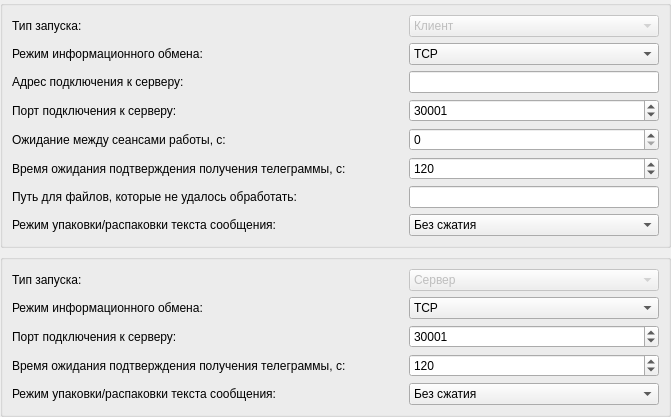
<?xml version="1.0" encoding="UTF-8"?>
<ui version="4.0">
 <class>UnimasStreamOptions</class>
 <widget class="QWidget" name="UnimasStreamOptions">
  <property name="geometry">
   <rect>
    <x>0</x>
    <y>0</y>
    <width>671</width>
    <height>374</height>
   </rect>
  </property>
  <property name="windowTitle">
   <string>Настройки unimas канала</string>
  </property>
  <layout class="QGridLayout" name="gridLayout_6">
   <property name="margin">
    <number>0</number>
   </property>
   <item row="0" column="0">
    <layout class="QGridLayout" name="gridLayout_5">
     <item row="0" column="0">
      <widget class="QGroupBox" name="groupBoxReceiver">
       <property name="title">
        <string/>
       </property>
       <layout class="QGridLayout" name="gridLayout_4">
        <item row="0" column="0">
         <layout class="QGridLayout" name="gridLayout">
          <item row="1" column="0">
           <widget class="QLabel" name="textLabel1_3">
            <property name="enabled">
             <bool>true</bool>
            </property>
            <property name="text">
             <string>Режим информационного обмена:</string>
            </property>
            <property name="wordWrap">
             <bool>false</bool>
            </property>
           </widget>
          </item>
          <item row="7" column="0">
           <widget class="QLabel" name="textLabel1_9">
            <property name="enabled">
             <bool>true</bool>
            </property>
            <property name="text">
             <string>Путь для файлов, которые не удалось обработать:</string>
            </property>
            <property name="wordWrap">
             <bool>false</bool>
            </property>
           </widget>
          </item>
          <item row="7" column="1">
           <widget class="QLineEdit" name="unprocPathEditRec">
            <property name="enabled">
             <bool>true</bool>
            </property>
            <property name="sizePolicy">
             <sizepolicy hsizetype="Fixed" vsizetype="Fixed">
              <horstretch>0</horstretch>
              <verstretch>0</verstretch>
             </sizepolicy>
            </property>
            <property name="minimumSize">
             <size>
              <width>250</width>
              <height>0</height>
             </size>
            </property>
            <property name="maximumSize">
             <size>
              <width>250</width>
              <height>16777215</height>
             </size>
            </property>
           </widget>
          </item>
          <item row="2" column="1">
           <widget class="QLineEdit" name="hostEditRec">
            <property name="enabled">
             <bool>true</bool>
            </property>
            <property name="sizePolicy">
             <sizepolicy hsizetype="Fixed" vsizetype="Fixed">
              <horstretch>0</horstretch>
              <verstretch>0</verstretch>
             </sizepolicy>
            </property>
            <property name="minimumSize">
             <size>
              <width>250</width>
              <height>0</height>
             </size>
            </property>
            <property name="maximumSize">
             <size>
              <width>250</width>
              <height>16777215</height>
             </size>
            </property>
            <property name="text">
             <string/>
            </property>
           </widget>
          </item>
          <item row="5" column="0">
           <widget class="QLabel" name="textLabel1_10">
            <property name="enabled">
             <bool>true</bool>
            </property>
            <property name="text">
             <string>Ожидание между сеансами работы, с:</string>
            </property>
            <property name="wordWrap">
             <bool>false</bool>
            </property>
           </widget>
          </item>
          <item row="8" column="1">
           <widget class="QComboBox" name="compressComboRec">
            <property name="sizePolicy">
             <sizepolicy hsizetype="Fixed" vsizetype="Fixed">
              <horstretch>0</horstretch>
              <verstretch>0</verstretch>
             </sizepolicy>
            </property>
            <property name="minimumSize">
             <size>
              <width>250</width>
              <height>0</height>
             </size>
            </property>
            <property name="maximumSize">
             <size>
              <width>250</width>
              <height>16777215</height>
             </size>
            </property>
            <property name="currentIndex">
             <number>0</number>
            </property>
            <item>
             <property name="text">
              <string>Без сжатия</string>
             </property>
            </item>
            <item>
             <property name="text">
              <string>Оптимальный</string>
             </property>
            </item>
            <item>
             <property name="text">
              <string>Всегда сжимать</string>
             </property>
            </item>
           </widget>
          </item>
          <item row="8" column="0">
           <widget class="QLabel" name="textLabel1_7">
            <property name="enabled">
             <bool>true</bool>
            </property>
            <property name="text">
             <string>Режим упаковки/распаковки текста сообщения:</string>
            </property>
            <property name="wordWrap">
             <bool>false</bool>
            </property>
           </widget>
          </item>
          <item row="2" column="0">
           <widget class="QLabel" name="textLabel1_4">
            <property name="enabled">
             <bool>true</bool>
            </property>
            <property name="text">
             <string>Адрес подключения к серверу:</string>
            </property>
            <property name="wordWrap">
             <bool>false</bool>
            </property>
           </widget>
          </item>
          <item row="1" column="1">
           <widget class="QComboBox" name="modeComboRec">
            <property name="sizePolicy">
             <sizepolicy hsizetype="Fixed" vsizetype="Fixed">
              <horstretch>0</horstretch>
              <verstretch>0</verstretch>
             </sizepolicy>
            </property>
            <property name="minimumSize">
             <size>
              <width>250</width>
              <height>0</height>
             </size>
            </property>
            <property name="maximumSize">
             <size>
              <width>250</width>
              <height>16777215</height>
             </size>
            </property>
            <item>
             <property name="text">
              <string>TCP</string>
             </property>
            </item>
            <item>
             <property name="text">
              <string>UTCP</string>
             </property>
            </item>
           </widget>
          </item>
          <item row="6" column="0">
           <widget class="QLabel" name="textLabel1_8">
            <property name="enabled">
             <bool>true</bool>
            </property>
            <property name="text">
             <string>Время ожидания подтверждения получения телеграммы, с:</string>
            </property>
            <property name="wordWrap">
             <bool>false</bool>
            </property>
           </widget>
          </item>
          <item row="0" column="1">
           <widget class="QComboBox" name="typeComboRec">
            <property name="enabled">
             <bool>false</bool>
            </property>
            <property name="sizePolicy">
             <sizepolicy hsizetype="Fixed" vsizetype="Fixed">
              <horstretch>0</horstretch>
              <verstretch>0</verstretch>
             </sizepolicy>
            </property>
            <property name="minimumSize">
             <size>
              <width>250</width>
              <height>0</height>
             </size>
            </property>
            <property name="maximumSize">
             <size>
              <width>250</width>
              <height>16777215</height>
             </size>
            </property>
            <item>
             <property name="text">
              <string>Клиент</string>
             </property>
            </item>
            <item>
             <property name="text">
              <string>Сервер</string>
             </property>
            </item>
           </widget>
          </item>
          <item row="3" column="0">
           <widget class="QLabel" name="textLabel1_5">
            <property name="enabled">
             <bool>true</bool>
            </property>
            <property name="text">
             <string>Порт подключения к серверу:</string>
            </property>
            <property name="wordWrap">
             <bool>false</bool>
            </property>
           </widget>
          </item>
          <item row="0" column="0">
           <widget class="QLabel" name="textLabel1">
            <property name="enabled">
             <bool>true</bool>
            </property>
            <property name="text">
             <string>Тип запуска:</string>
            </property>
            <property name="wordWrap">
             <bool>false</bool>
            </property>
           </widget>
          </item>
          <item row="3" column="1">
           <widget class="QSpinBox" name="portSpinboxRec">
            <property name="sizePolicy">
             <sizepolicy hsizetype="Fixed" vsizetype="Fixed">
              <horstretch>0</horstretch>
              <verstretch>0</verstretch>
             </sizepolicy>
            </property>
            <property name="minimumSize">
             <size>
              <width>250</width>
              <height>0</height>
             </size>
            </property>
            <property name="maximumSize">
             <size>
              <width>250</width>
              <height>16777215</height>
             </size>
            </property>
            <property name="maximum">
             <number>65536</number>
            </property>
            <property name="value">
             <number>30001</number>
            </property>
           </widget>
          </item>
          <item row="6" column="1">
           <widget class="QSpinBox" name="askTimeoutSpinboxRec">
            <property name="sizePolicy">
             <sizepolicy hsizetype="Fixed" vsizetype="Fixed">
              <horstretch>0</horstretch>
              <verstretch>0</verstretch>
             </sizepolicy>
            </property>
            <property name="minimumSize">
             <size>
              <width>250</width>
              <height>0</height>
             </size>
            </property>
            <property name="maximumSize">
             <size>
              <width>250</width>
              <height>16777215</height>
             </size>
            </property>
            <property name="maximum">
             <number>32767</number>
            </property>
            <property name="value">
             <number>120</number>
            </property>
           </widget>
          </item>
          <item row="5" column="1">
           <widget class="QSpinBox" name="sessionTimeoutSpinboxRec">
            <property name="sizePolicy">
             <sizepolicy hsizetype="Fixed" vsizetype="Fixed">
              <horstretch>0</horstretch>
              <verstretch>0</verstretch>
             </sizepolicy>
            </property>
            <property name="minimumSize">
             <size>
              <width>250</width>
              <height>0</height>
             </size>
            </property>
            <property name="maximumSize">
             <size>
              <width>250</width>
              <height>16777215</height>
             </size>
            </property>
            <property name="maximum">
             <number>32767</number>
            </property>
           </widget>
          </item>
         </layout>
        </item>
       </layout>
      </widget>
     </item>
     <item row="1" column="0">
      <widget class="QGroupBox" name="groupBoxSender">
       <property name="title">
        <string/>
       </property>
       <layout class="QGridLayout" name="gridLayout_3">
        <item row="0" column="0">
         <layout class="QGridLayout" name="gridLayout_2">
          <item row="3" column="0">
           <widget class="QLabel" name="textLabel1_22">
            <property name="enabled">
             <bool>true</bool>
            </property>
            <property name="text">
             <string>Время ожидания подтверждения получения телеграммы, с:</string>
            </property>
            <property name="wordWrap">
             <bool>false</bool>
            </property>
           </widget>
          </item>
          <item row="0" column="1">
           <widget class="QComboBox" name="typeComboSend">
            <property name="enabled">
             <bool>false</bool>
            </property>
            <property name="sizePolicy">
             <sizepolicy hsizetype="Fixed" vsizetype="Fixed">
              <horstretch>0</horstretch>
              <verstretch>0</verstretch>
             </sizepolicy>
            </property>
            <property name="minimumSize">
             <size>
              <width>250</width>
              <height>0</height>
             </size>
            </property>
            <property name="maximumSize">
             <size>
              <width>250</width>
              <height>16777215</height>
             </size>
            </property>
            <property name="currentIndex">
             <number>1</number>
            </property>
            <item>
             <property name="text">
              <string>Клиент</string>
             </property>
            </item>
            <item>
             <property name="text">
              <string>Сервер</string>
             </property>
            </item>
           </widget>
          </item>
          <item row="1" column="1">
           <widget class="QComboBox" name="modeComboSend">
            <property name="sizePolicy">
             <sizepolicy hsizetype="Fixed" vsizetype="Fixed">
              <horstretch>0</horstretch>
              <verstretch>0</verstretch>
             </sizepolicy>
            </property>
            <property name="minimumSize">
             <size>
              <width>250</width>
              <height>0</height>
             </size>
            </property>
            <property name="maximumSize">
             <size>
              <width>250</width>
              <height>16777215</height>
             </size>
            </property>
            <item>
             <property name="text">
              <string>TCP</string>
             </property>
            </item>
            <item>
             <property name="text">
              <string>UTCP</string>
             </property>
            </item>
           </widget>
          </item>
          <item row="1" column="0">
           <widget class="QLabel" name="textLabel1_18">
            <property name="enabled">
             <bool>true</bool>
            </property>
            <property name="text">
             <string>Режим информационного обмена:</string>
            </property>
            <property name="wordWrap">
             <bool>false</bool>
            </property>
           </widget>
          </item>
          <item row="0" column="0">
           <widget class="QLabel" name="textLabel1_17">
            <property name="enabled">
             <bool>true</bool>
            </property>
            <property name="text">
             <string>Тип запуска:</string>
            </property>
            <property name="wordWrap">
             <bool>false</bool>
            </property>
           </widget>
          </item>
          <item row="5" column="0">
           <widget class="QLabel" name="textLabel1_24">
            <property name="enabled">
             <bool>true</bool>
            </property>
            <property name="text">
             <string>Режим упаковки/распаковки текста сообщения:</string>
            </property>
            <property name="wordWrap">
             <bool>false</bool>
            </property>
           </widget>
          </item>
          <item row="2" column="0">
           <widget class="QLabel" name="textLabel1_20">
            <property name="enabled">
             <bool>true</bool>
            </property>
            <property name="text">
             <string>Порт подключения к серверу:</string>
            </property>
            <property name="wordWrap">
             <bool>false</bool>
            </property>
           </widget>
          </item>
          <item row="2" column="1">
           <widget class="QSpinBox" name="portSpinboxSend">
            <property name="sizePolicy">
             <sizepolicy hsizetype="Fixed" vsizetype="Fixed">
              <horstretch>0</horstretch>
              <verstretch>0</verstretch>
             </sizepolicy>
            </property>
            <property name="minimumSize">
             <size>
              <width>250</width>
              <height>0</height>
             </size>
            </property>
            <property name="maximumSize">
             <size>
              <width>250</width>
              <height>16777215</height>
             </size>
            </property>
            <property name="maximum">
             <number>65536</number>
            </property>
            <property name="value">
             <number>30001</number>
            </property>
           </widget>
          </item>
          <item row="5" column="1">
           <widget class="QComboBox" name="compressComboSend">
            <property name="sizePolicy">
             <sizepolicy hsizetype="Fixed" vsizetype="Fixed">
              <horstretch>0</horstretch>
              <verstretch>0</verstretch>
             </sizepolicy>
            </property>
            <property name="minimumSize">
             <size>
              <width>250</width>
              <height>0</height>
             </size>
            </property>
            <property name="maximumSize">
             <size>
              <width>250</width>
              <height>16777215</height>
             </size>
            </property>
            <item>
             <property name="text">
              <string>Без сжатия</string>
             </property>
            </item>
            <item>
             <property name="text">
              <string>Оптимальный</string>
             </property>
            </item>
            <item>
             <property name="text">
              <string>Всегда сжимать</string>
             </property>
            </item>
           </widget>
          </item>
          <item row="3" column="1">
           <widget class="QSpinBox" name="askTimeoutSpinboxSend">
            <property name="sizePolicy">
             <sizepolicy hsizetype="Fixed" vsizetype="Fixed">
              <horstretch>0</horstretch>
              <verstretch>0</verstretch>
             </sizepolicy>
            </property>
            <property name="minimumSize">
             <size>
              <width>250</width>
              <height>0</height>
             </size>
            </property>
            <property name="maximumSize">
             <size>
              <width>250</width>
              <height>16777215</height>
             </size>
            </property>
            <property name="maximum">
             <number>32767</number>
            </property>
            <property name="value">
             <number>120</number>
            </property>
           </widget>
          </item>
         </layout>
        </item>
       </layout>
      </widget>
     </item>
    </layout>
   </item>
  </layout>
 </widget>
 <resources/>
 <connections/>
</ui>
